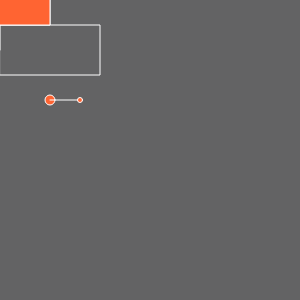
Frame 1 (no input)
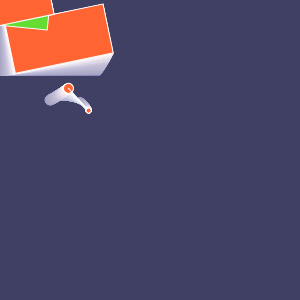
Frame 60 (no input)
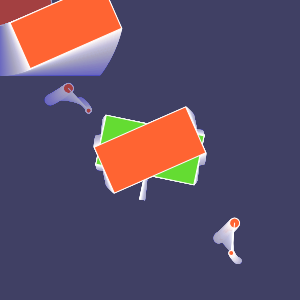
Frame 120 (the mouse pressed at the canvas centre since frame 60)

The p5.js sketch that drew these frames (run headless with seeded random() and noise() and a simulated clock; from frame 60 on, the mouse is pressed at the canvas centre):

// p5.js sketch
// ── sketch.js
let angle = 0;

function setup() {
	createCanvas(300, 300);
	angleMode(DEGREES);
	translate(50, 50);
	stroke(255)
	noFill();
	translate(150, 150);
	rect(0, 0, 100, 50);
	background(100);
	rectMode(CENTER); // centra el rectangulo
	ellipseMode(CENTER);
}

function draw() {
	background(0, 0, 100, 2);
	push();
	rotate(-2 * angle);
	rect(50, 50, 100, 50)
	pop();


	translate((150 + 150 * sin(angle)) * 0 + mouseX, mouseY); // traslada los ejes segun el mouse en y , y una senoidal en x
	//	translate(100, 100);
	push();
	rotate(angle);
	line(0, 0, 0, 50);
	//translate(50,50);	
	fill(100, 220, 50);
	rect(0, 0, 100, 50)
	pop();

	fill(255, 100, 50);
	rotate(-2 * angle);
	rect(0, 0, 100, 50);


	rotate(angle / 10);
	translate(100 - 50, 100);
	ellipse(0, 0, 10);

	rotate(angle * 10);
	line(0,0,30,0);
	translate(30, 0);
	ellipse(0, 0, 5);





	//	translate((150 + 150 * sin(angle)) * 0 + mouseX, mouseY); // traslada los ejes segun el mouse en y , y una senoidal en x
	//rotate(angle);
	//rect(50, 50, 100, 50);

	angle = angle + .1; // gira

}
